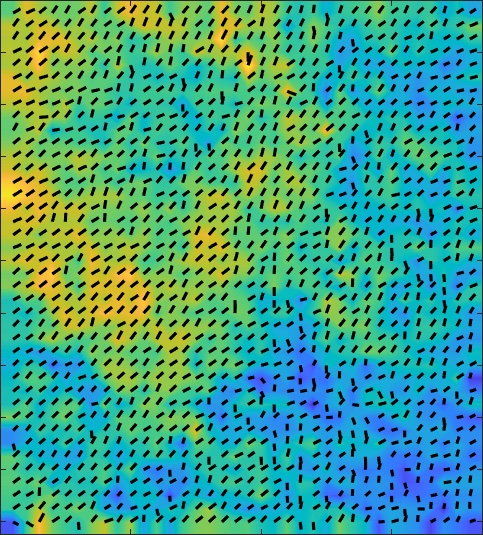
%> input picture k-means-clustering/k-means-LG_FD/D60-crop.jpg, 483 x 535 px
$ octave ComputerphileVideo.m   (GNU Octave 9; MATLAB toolbox functions it lacks are replaced by stand-ins)
%> lines starting %> are read from the running program, lines starting %| are printed output that depends on the picture

% This script is the one mentioned during the Computerphile Image
% Segmentation video. I chose matlab because it's a popular tool for
% quickly prototyping things. Matlab licenses are pricey, if you don't have
% one (or, like me, work for an organisation that does) try Octave as a
% good free alternative. This code should work in Octave too.

% Load in an input image
im = imread('D60-crop.jpg');
%> im is the input picture: size 535x483x3 uint8; mean R, G, B 64.3, 158.9, 131.8

% In matlab, K-means operates on a 2D array, where each sample is one row,
% and the features are the columns. We can use the reshape function to turn
% the image into this format, where each pixel is one row, and R,G and B
% are the columns. We are turning a W,H,3 image into W*H,3

% We also cast to a double array, because K-means requires it in matlab
imflat = double(reshape(im, size(im,1) * size(im,2), 3));

% I specify that initialisation shuold sample points at
% random, rather than anything complex like kmeans++ initialisation.
% Kmeans++ takes a long time if you are using 256 classes.

% Perform k-means. This function returns the class IDs assigned to each
% pixel, and in this case we also want the mean values for each class -
% what colour is each class. This can take a long time if the value for K
% is large, I've used the sampling start strategy to speed things up.

% While KMeans is running, it will show you the iteration count, and the
% number of pixels that have changed class since last iteration. This
% number should get lower and lower, as the means settle on appropriate
% values. For large K, it's unlikely that we will ever reach zero movement
% (convergence) within 150 iterations.
K = 3
[kIDs, kC] = kmeans(imflat, K, 'Display', 'iter', 'MaxIter', 150, 'Start', 'sample');
%> kC = [38.63 175.1 187.1; 7.67 31.82 24.51; 142.1 195.4 85.13]

% Matlab can output paletted images, that is, grayscale images where the
% colours are stored in a separate array. This array is kC, and kIDs are
% the grayscale indices.
colormap = kC / 256; % Scale 0-1, since this is what matlab wants
%> colormap = [0.151 0.684 0.731; 0.03 0.124 0.0958; 0.555 0.763 0.333]

% Reshape kIDs back into the original image shape
imout = reshape(uint8(kIDs), size(im,1), size(im,2));
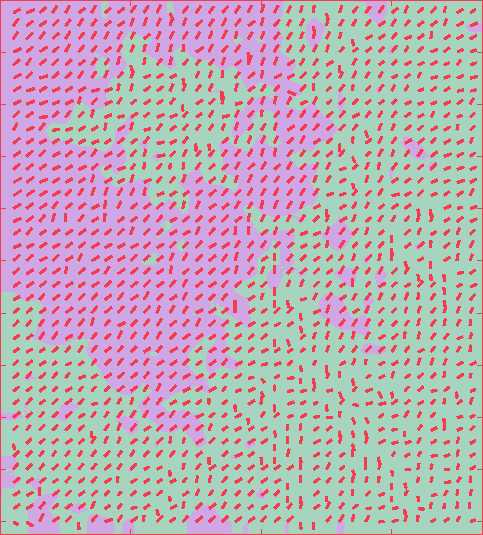
%> imout: size 535x483 uint8; 3 distinct labels, from 1 to 3; one colour per label, 0 black

% Save file out, you need to subtract 1 from the image classes, since once
% stored in the file the values should go from 0-255, not 1-256 like matlab
% would do.
imwrite(imout - 1, colormap, 'Output\Image.png');
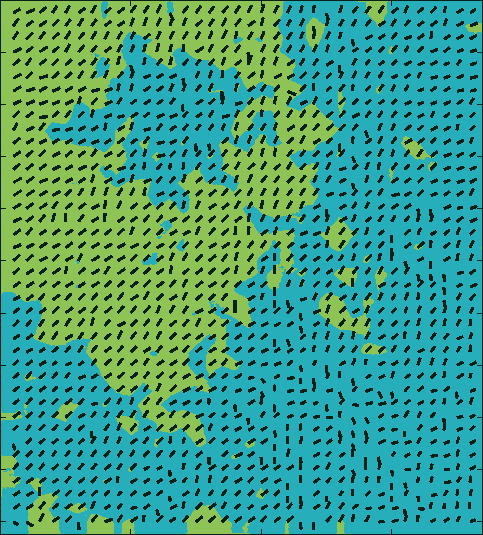
%> saved as Image.png: size 535x483x3 uint8; mean R, G, B 64, 158.2, 131.1
